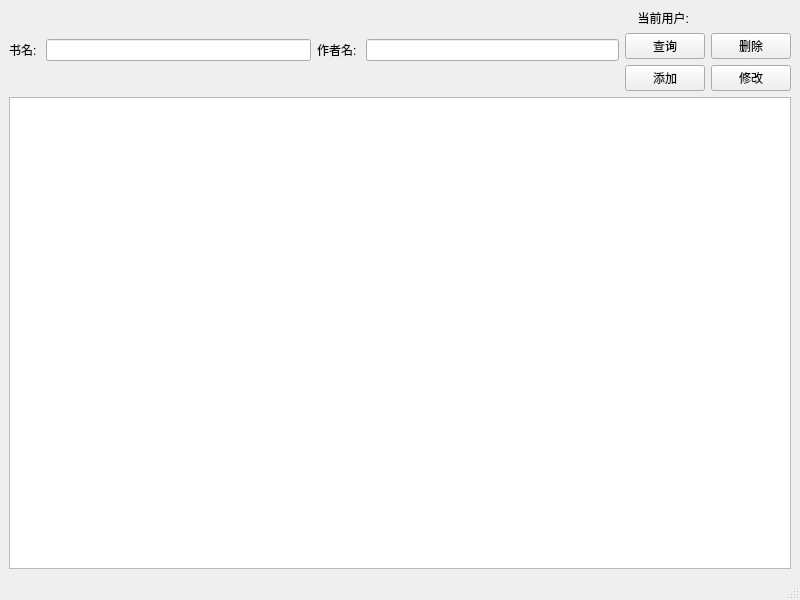
<?xml version="1.0" encoding="UTF-8"?>
<ui version="4.0">
 <class>MainWindow</class>
 <widget class="QMainWindow" name="MainWindow">
  <property name="geometry">
   <rect>
    <x>0</x>
    <y>0</y>
    <width>800</width>
    <height>600</height>
   </rect>
  </property>
  <property name="windowTitle">
   <string>MainWindow</string>
  </property>
  <widget class="QWidget" name="centralwidget">
   <layout class="QGridLayout" name="gridLayout">
    <item row="0" column="0">
     <layout class="QHBoxLayout" name="toolLayout">
      <item>
       <layout class="QHBoxLayout" name="infoLayout">
        <item>
         <layout class="QHBoxLayout" name="bookNameLayout">
          <item>
           <widget class="QLabel" name="bookNameLabel">
            <property name="text">
             <string>书名: </string>
            </property>
           </widget>
          </item>
          <item>
           <widget class="QLineEdit" name="bookNameLineEdit"/>
          </item>
         </layout>
        </item>
        <item>
         <layout class="QHBoxLayout" name="authorNameLayout">
          <item>
           <widget class="QLabel" name="authorNameLabel">
            <property name="text">
             <string>作者名: </string>
            </property>
           </widget>
          </item>
          <item>
           <widget class="QLineEdit" name="authorNameLineEdit"/>
          </item>
         </layout>
        </item>
       </layout>
      </item>
      <item>
       <layout class="QVBoxLayout" name="verticalLayout">
        <item>
         <layout class="QHBoxLayout" name="curLayout">
          <item>
           <widget class="QLabel" name="inferLabel">
            <property name="text">
             <string>当前用户: </string>
            </property>
            <property name="alignment">
             <set>Qt::AlignCenter</set>
            </property>
           </widget>
          </item>
          <item>
           <widget class="QLabel" name="outputLabel">
            <property name="text">
             <string/>
            </property>
           </widget>
          </item>
         </layout>
        </item>
        <item>
         <layout class="QGridLayout" name="buttonLayout">
          <item row="0" column="0">
           <widget class="QPushButton" name="findButton">
            <property name="text">
             <string>查询</string>
            </property>
           </widget>
          </item>
          <item row="0" column="1">
           <widget class="QPushButton" name="delButton">
            <property name="text">
             <string>删除</string>
            </property>
           </widget>
          </item>
          <item row="1" column="0">
           <widget class="QPushButton" name="addButton">
            <property name="text">
             <string>添加</string>
            </property>
           </widget>
          </item>
          <item row="1" column="1">
           <widget class="QPushButton" name="modButton">
            <property name="text">
             <string>修改</string>
            </property>
           </widget>
          </item>
         </layout>
        </item>
       </layout>
      </item>
     </layout>
    </item>
    <item row="1" column="0">
     <widget class="QTableWidget" name="tableWidget"/>
    </item>
   </layout>
  </widget>
  <widget class="QMenuBar" name="menubar">
   <property name="geometry">
    <rect>
     <x>0</x>
     <y>0</y>
     <width>800</width>
     <height>25</height>
    </rect>
   </property>
  </widget>
  <widget class="QStatusBar" name="statusbar"/>
 </widget>
 <resources/>
 <connections/>
</ui>
